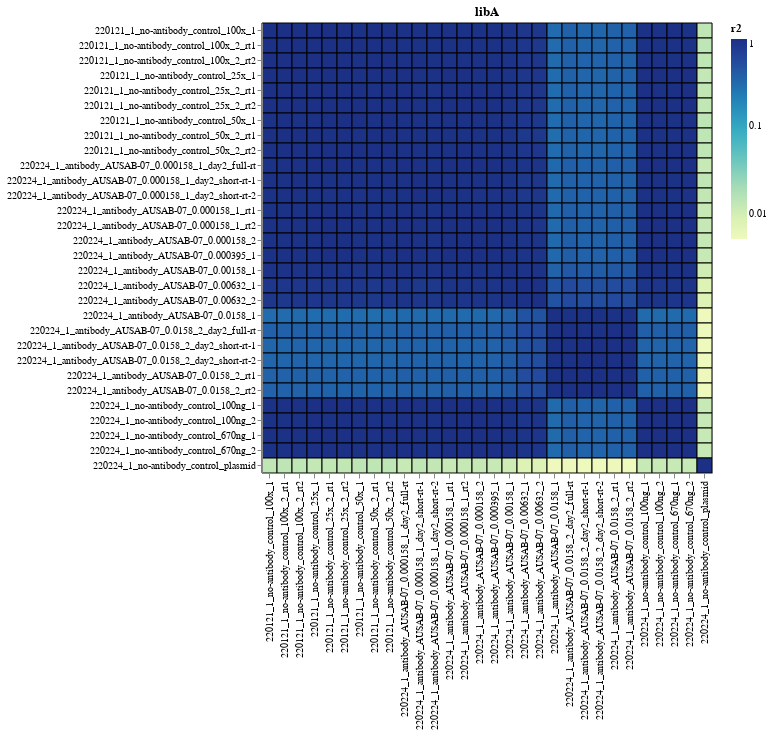

Notebook code cell kept with this figure:
### Code cell
corr_charts = []
for library, library_corr in corrs.groupby("library"):
    corr_chart = (
        alt.Chart(library_corr)
        .encode(
            alt.X("sample_1", title=None),
            alt.Y("sample_2", title=None),
            color=alt.Color("r2", scale=alt.Scale(type='log')),
            tooltip=[
                "library",
                "sample_1",
                "sample_2",
                alt.Tooltip("r2", format=".3f")
            ],
        )
        .mark_rect(stroke="black")
        .properties(width=alt.Step(15), height=alt.Step(15), title=library)
#         .add_selection(*selections)
    )
#     for selection in selections:
#         corr_chart = corr_chart.transform_filter(selection)
    corr_charts.append(corr_chart)

corr_chart = (
    alt.vconcat(*corr_charts)
    .configure_axis(labelLimit=500)

)

corr_chart

### Figure 1 — Vega-Lite specification as saved in the notebook (floating-point values rounded to 4 significant figures; data arrays with more than 128 entries replaced by an {"elided": "..."} marker saying what was removed)
{"config": {"view": {"continuousWidth": 400, "continuousHeight": 300}, "axis": {"labelLimit": 500}}, "vconcat": [{"mark": {"type": "rect", "stroke": "black"}, "encoding": {"color": {"field": "r2", "scale": {"type": "log"}, "type": "quantitative"}, "tooltip": [{"field": "library", "type": "nominal"}, {"field": "sample_1", "type": "nominal"}, {"field": "sample_2", "type": "nominal"}, {"field": "r2", "format": ".3f", "type": "quantitative"}], "x": {"field": "sample_1", "title": null, "type": "nominal"}, "y": {"field": "sample_2", "title": null, "type": "nominal"}}, "height": {"step": 15}, "title": "libA", "width": {"step": 15}}], "data": {"name": "data-18b33987b2e12576a2cdfcf46383cf66"}, "$schema": "https://vega.github.io/schema/vega-lite/v4.17.0.json", "datasets": {"data-18b33987b2e12576a2cdfcf46383cf66": {"elided": "900 records"}}}
